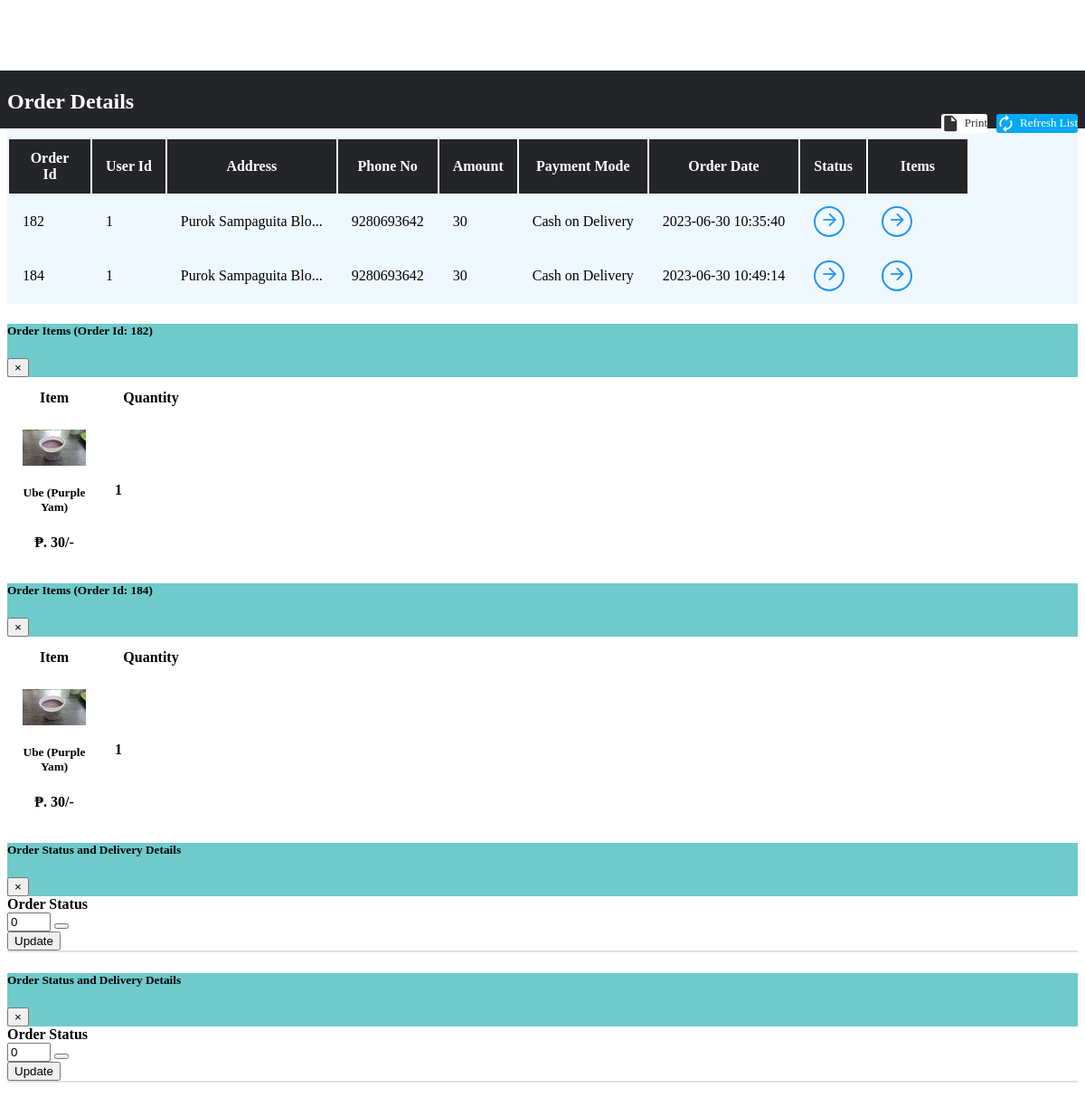
Page /admin/orderManage.php on the committed database.
### tables this page shows
CREATE TABLE `orders` (
  `orderId` int(21) NOT NULL,
  `userId` int(21) NOT NULL,
  `address` varchar(255) NOT NULL,
  `zipCode` int(21) NOT NULL,
  `phoneNo` bigint(21) NOT NULL,
  `amount` int(200) NOT NULL,
  `paymentMode` enum('0','1') NOT NULL DEFAULT '0' COMMENT '0=cash on delivery, \r\n1=online ',
  `orderStatus` enum('0','1','2','3','4','5','6') NOT NULL DEFAULT '0' COMMENT '0=Order Placed.\r\n1=Order Confirmed.\r\n2=Preparing your Order.\r\n3=Your order is on the way!\r\n4=Order Delivered.\r\n5=Order Denied.\r\n6=Order Cancelled.',
  `orderDate` datetime NOT NULL DEFAULT current_timestamp()
);

CREATE TABLE `orderitems` (
  `id` int(21) NOT NULL,
  `orderId` int(21) NOT NULL,
  `itemId` int(21) NOT NULL,
  `itemQuantity` int(100) NOT NULL
);

CREATE TABLE `items` (
  `itemId` int(11) NOT NULL,
  `itemName` varchar(255) NOT NULL,
  `itemPrice` int(11) NOT NULL,
  `itemDesc` varchar(255) NOT NULL,
  `itemCategoryId` int(11) NOT NULL,
  `itemPubDate` datetime NOT NULL
);

### admin/orderManage.php (the view, shortened to what this page needs)
<div class="container" style="margin-top:98px;background: aliceblue;">
    <div class="table-wrapper">
        <div class="table-title" style="border-radius: 14px; background-color: #242529; color: white;">
            <div class="row">
                <div class="col-sm-4">
                    <h2>Order <b>Details</b></h2>
                </div>
                <div class="col-sm-8 text-sm-right">
                    <a href="" class="btn btn-primary"><i class="material-icons">&#xE863;</i> <span>Refresh List</span></a>
                    <a href="#" onclick="window.print()" class="btn btn-info"><i class="material-icons">&#xE24D;</i> <span>Print</span></a>
                </div>
            </div>
        </div>
        <div class="table-responsive">
            <table class="table table-striped table-hover text-center" id="NoOrder">
                <thead style="background-color: #242529; color: white;">
                    <tr>
                        <th>Order Id</th>
                        <th>User Id</th>
                        <th>Address</th>
                        <th>Phone No</th>
                        <th>Amount</th>
                        <th>Payment Mode</th>
                        <th>Order Date</th>
                        <th>Status</th>
                        <th>Items</th>
                    </tr>
                </thead>
                <tbody>
                    <?php
                    $sql = "SELECT * FROM `orders`";
                    $result = mysqli_query($conn, $sql);
                    while ($row = mysqli_fetch_assoc($result)) {
                        $Id = $row['userId'];
                        $orderId = $row['orderId'];
                        $address = $row['address'];
                        $phoneNo = $row['phoneNo'];
                        $amount = $row['amount'];
                        $orderDate = $row['orderDate'];
                        $paymentMode = $row['paymentMode'];
                        if ($paymentMode == 0) {
                            $paymentMode = "Cash on Delivery";
                        } else {
                            $paymentMode = "Online";
                        }
                        echo '<tr>
                                <td>' . $orderId . '</td>
                                <td>' . $Id . '</td>
                                <td data-toggle="tooltip" title="' . $address . '">' . substr($address, 0, 20) . '...</td>
                                <td>' . $phoneNo . '</td>
                                <td>' . $amount . '</td>
                                <td>' . $paymentMode . '</td>
                                <td>' . $orderDate . '</td>
                                <td><a href="#" data-toggle="modal" data-target="#orderStatus' . $orderId . '" class="view"><i class="material-icons">&#xE5C8;</i></a></td>
                                <td><a href="#" data-toggle="modal" data-target="#orderItem' . $orderId . '" class="view" title="View Details"><i class="material-icons">&#xE5C8;</i></a></td>
                            </tr>';
                    }
                    ?><script>
                </tbody>
            </table>
        </div>
    </div>
</div>
<?php
include 'partials/_orderItemModal.php';
include 'partials/_orderStatusModal.php';
?>

### admin/partials/_orderItemModal.php (shortened to what this page needs)
<?php
$itemModalSql = "SELECT * FROM `orders`";
$itemModalResult = mysqli_query($conn, $itemModalSql);
while ($itemModalRow = mysqli_fetch_assoc($itemModalResult)) {
    $orderid = $itemModalRow['orderId'];
?>
    <div class="modal fade" id="orderItem<?php echo $orderid; ?>" tabindex="-1" role="dialog" aria-labelledby="orderItem<?php echo $orderid; ?>" aria-hidden="true" style="width: -webkit-fill-available;">
        <div class="modal-dialog modal-dialog-centered modal-lg" role="document">
            <div class="modal-content">
                <div class="modal-header" style="background-color: rgb(111 202 203);">
                    <h5 class="modal-title" id="orderItem<?php echo $orderid; ?>">Order Items (<b>Order Id: <?php echo $orderid; ?></b>)</h5>
                    <button type="button" class="close" data-dismiss="modal" aria-label="Close">
                        <span aria-hidden="true">&times;</span>
                    </button>
                </div>
                <div class="modal-body">
                    <div class="container">
                        <div class="row">
                            <div class="table-responsive">
                                <table class="table text">
                                    <thead>
                                        <tr>
                                            <th scope="col" class="border-0 bg-light">
                                                <div class="px-3">Item</div>
                                            </th>
                                            <th scope="col" class="border-0 bg-light">
                                                <div class="text-center">Quantity</div>
                                            </th>
                                        </tr>
                                    </thead>
                                    <tbody>
                                        <?php
                                        $mysql = "SELECT * FROM `orderitems` WHERE orderId = $orderid";
                                        $myresult = mysqli_query($conn, $mysql);
                                        while ($myrow = mysqli_fetch_assoc($myresult)) {
                                            $itemId = $myrow['itemId'];
                                            $itemQuantity = $myrow['itemQuantity'];
                                            $itemsql = "SELECT * FROM `items` WHERE itemId = $itemId";
                                            $itemresult = mysqli_query($conn, $itemsql);
                                            $itemrow = mysqli_fetch_assoc($itemresult);
                                            $itemName = $itemrow['itemName'];
                                            $itemPrice = $itemrow['itemPrice'];
                                            echo '<tr>
                                                <th scope="row">
                                                    <div class="p-2">
                                                    <img src="/OnlineFoodDelivery/img/item-' . $itemId . '.jpg" alt="" width="70" class="img-fluid rounded shadow-sm">
                                                    <div class="ml-3 d-inline-block align-middle">
                                                        <h5 class="mb-0"> ' . $itemName . '</h5><span class="text-muted font-weight-normal font-italic d-block">₱. ' . $itemPrice . '/-</span>
                                                    </div>
                                                    </div>
                                                </th>
                                                <td class="align-middle text-center"><strong>' . $itemQuantity . '</strong></td>
                                            </tr>';
                                        }
                                        ?>
                                    </tbody>
                                </table>
                            </div>
                        </div>
                    </div>
                </div>
            </div>
        </div>
    </div>
<?php
}
?>

### admin/partials/_orderStatusModal.php (shortened to what this page needs)
<?php
$itemModalSql = "SELECT * FROM `orders`";
$itemModalResult = mysqli_query($conn, $itemModalSql);
while ($itemModalRow = mysqli_fetch_assoc($itemModalResult)) {
    $orderid = $itemModalRow['orderId'];
    $orderStatus = $itemModalRow['orderStatus'];
?>
    <div class="modal fade" id="orderStatus<?php echo $orderid; ?>" tabindex="-1" role="dialog" aria-labelledby="orderStatus<?php echo $orderid; ?>" aria-hidden="true">
        <div class="modal-dialog" role="document">
            <div class="modal-content">
                <div class="modal-header" style="background-color: rgb(111 202 203);">
                    <h5 class="modal-title" id="orderStatus<?php echo $orderid; ?>">Order Status and Delivery Details</h5>
                    <button type="button" class="close" data-dismiss="modal" aria-label="Close">
                        <span aria-hidden="true">&times;</span>
                    </button>
                </div>
                <div class="modal-body">
                    <form action="partials/_orderManage.php" method="post" style="border-bottom: 2px solid #dee2e6;">
                        <div class="text-left my-2">
                            <b><label for="name">Order Status</label></b>
                            <div class="row mx-2">
                                <input class="form-control col-md-3" id="status" name="status" value="<?php echo $orderStatus; ?>" type="number" min="0" max="6" required>
                                <button type="button" class="btn btn-secondary ml-1" data-container="body" data-toggle="popover" title="User Types" data-placement="bottom" data-html="true" data-content="0=Order Placed.<br> 1=Order Confirmed.<br> 2=Preparing your Order.<br> 3=Your order is on the way!<br> 4=Order Delivered.<br> 5=Order Denied.<br> 6=Order Cancelled.">
                                </button>
                            </div>
                        </div>
                        <button type="submit" class="btn btn-success mb-2" name="updateStatus">Update</button>
                    </form>
                </div>
            </div>
        </div>
    </div>
<?php
}
?>

### admin/orderManage.php (style rules this page uses)
.table-wrapper .btn { float: right; color: #333; background-color: #fff; border-radius: 3px; border: none; outline: none !important; margin-left: 10px; }
.table-wrapper .btn.btn-primary { color: #fff; background: #03A9F4; }
.table-title .btn { font-size: 13px; border: none; }
.table-title .btn i { float: left; font-size: 21px; margin-right: 5px; }
.table-title .btn span { float: left; margin-top: 2px; }
.table-title { color: #fff; background: #4b5366; padding: 16px 25px; margin: -20px -25px 10px; border-radius: 3px 3px 0 0; }
.table-title h2 { margin: 5px 0 0; font-size: 24px; }
table.table tr th, table.table tr td { border-color: #e9e9e9; padding: 12px 15px; vertical-align: middle; }
table.table tr th:first-child { width: 60px; }
table.table tr th:last-child { width: 80px; }
table.table td a { font-weight: bold; color: #566787; display: inline-block; text-decoration: none; }
table.table td a.view { width: 30px; height: 30px; color: #2196F3; border: 2px solid; border-radius: 30px; text-align: center; }
table.table td a.view i { font-size: 22px; margin: 2px 0 0 1px; }
table { counter-reset: section; }

### rows in the picture
orders: orderId "182", userId "1", address "Purok Sampaguita Blo", phoneNo "9280693642", amount "30", paymentMode "Cash on Delivery", orderDate "2023-06-30 10:35:40", status "0"
orders: orderId "184", userId "1", address "Purok Sampaguita Blo", phoneNo "9280693642", amount "30", paymentMode "Cash on Delivery", orderDate "2023-06-30 10:49:14", status "0"
orderitems: itemId.itemName "Ube (Purple Yam)", itemId.itemPrice "30", itemQuantity "1"
orderitems: itemId.itemName "Ube (Purple Yam)", itemId.itemPrice "30", itemQuantity "1"
